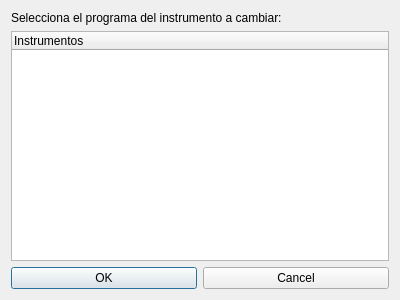
<?xml version="1.0" encoding="UTF-8"?>
<ui version="4.0">
 <class>SeleccionInstrumentosDialog</class>
 <widget class="QDialog" name="SeleccionInstrumentosDialog">
  <property name="geometry">
   <rect>
    <x>0</x>
    <y>0</y>
    <width>400</width>
    <height>300</height>
   </rect>
  </property>
  <property name="windowTitle">
   <string>Dialog</string>
  </property>
  <layout class="QHBoxLayout" name="horizontalLayout_2">
   <item>
    <layout class="QVBoxLayout" name="verticalLayout">
     <item>
      <widget class="QLabel" name="label_2">
       <property name="text">
        <string>Selecciona el programa del instrumento a cambiar:</string>
       </property>
      </widget>
     </item>
     <item>
      <widget class="QTreeWidget" name="instrumentosTreeWidget">
       <column>
        <property name="text">
         <string notr="true">Instrumentos</string>
        </property>
       </column>
      </widget>
     </item>
     <item>
      <layout class="QHBoxLayout" name="horizontalLayout">
       <item>
        <widget class="QPushButton" name="okButton">
         <property name="text">
          <string>OK</string>
         </property>
        </widget>
       </item>
       <item>
        <widget class="QPushButton" name="cancelButton">
         <property name="text">
          <string>Cancel</string>
         </property>
        </widget>
       </item>
      </layout>
     </item>
    </layout>
   </item>
  </layout>
 </widget>
 <resources/>
 <connections/>
</ui>
